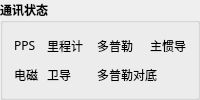
        <widget class="QGroupBox" name="groupBox_6">
         <property name="font">
          <font>
           <family>微软雅黑</family>
           <weight>75</weight>
           <bold>true</bold>
          </font>
         </property>
         <property name="title">
          <string>通讯状态</string>
         </property>
         <layout class="QGridLayout" name="gridLayout">
          <item row="0" column="0">
           <widget class="QLabel" name="label_16">
            <property name="font">
             <font>
              <family>微软雅黑</family>
              <weight>50</weight>
              <bold>false</bold>
             </font>
            </property>
            <property name="text">
             <string>PPS</string>
            </property>
           </widget>
          </item>
          <item row="1" column="0">
           <widget class="QLabel" name="label_25">
            <property name="font">
             <font>
              <family>微软雅黑</family>
              <weight>50</weight>
              <bold>false</bold>
             </font>
            </property>
            <property name="text">
             <string>电磁</string>
            </property>
           </widget>
          </item>
          <item row="0" column="1" colspan="2">
           <widget class="QLabel" name="label_53">
            <property name="font">
             <font>
              <family>微软雅黑</family>
              <weight>50</weight>
              <bold>false</bold>
             </font>
            </property>
            <property name="text">
             <string> 里程计</string>
            </property>
           </widget>
          </item>
          <item row="1" column="3" colspan="3">
           <widget class="QLabel" name="label_55">
            <property name="font">
             <font>
              <family>微软雅黑</family>
              <weight>50</weight>
              <bold>false</bold>
             </font>
            </property>
            <property name="text">
             <string>多普勒对底</string>
            </property>
           </widget>
          </item>
          <item row="0" column="3" colspan="2">
           <widget class="QLabel" name="label_27">
            <property name="font">
             <font>
              <family>微软雅黑</family>
              <weight>50</weight>
              <bold>false</bold>
             </font>
            </property>
            <property name="text">
             <string>多普勒</string>
            </property>
           </widget>
          </item>
          <item row="0" column="5">
           <widget class="QLabel" name="label_28">
            <property name="font">
             <font>
              <family>微软雅黑</family>
              <weight>50</weight>
              <bold>false</bold>
             </font>
            </property>
            <property name="text">
             <string>主惯导</string>
            </property>
           </widget>
          </item>
          <item row="1" column="1" colspan="2">
           <widget class="QLabel" name="label_17">
            <property name="font">
             <font>
              <family>微软雅黑</family>
              <weight>50</weight>
              <bold>false</bold>
             </font>
            </property>
            <property name="text">
             <string> 卫导</string>
            </property>
           </widget>
          </item>
         </layout>
        </widget>
